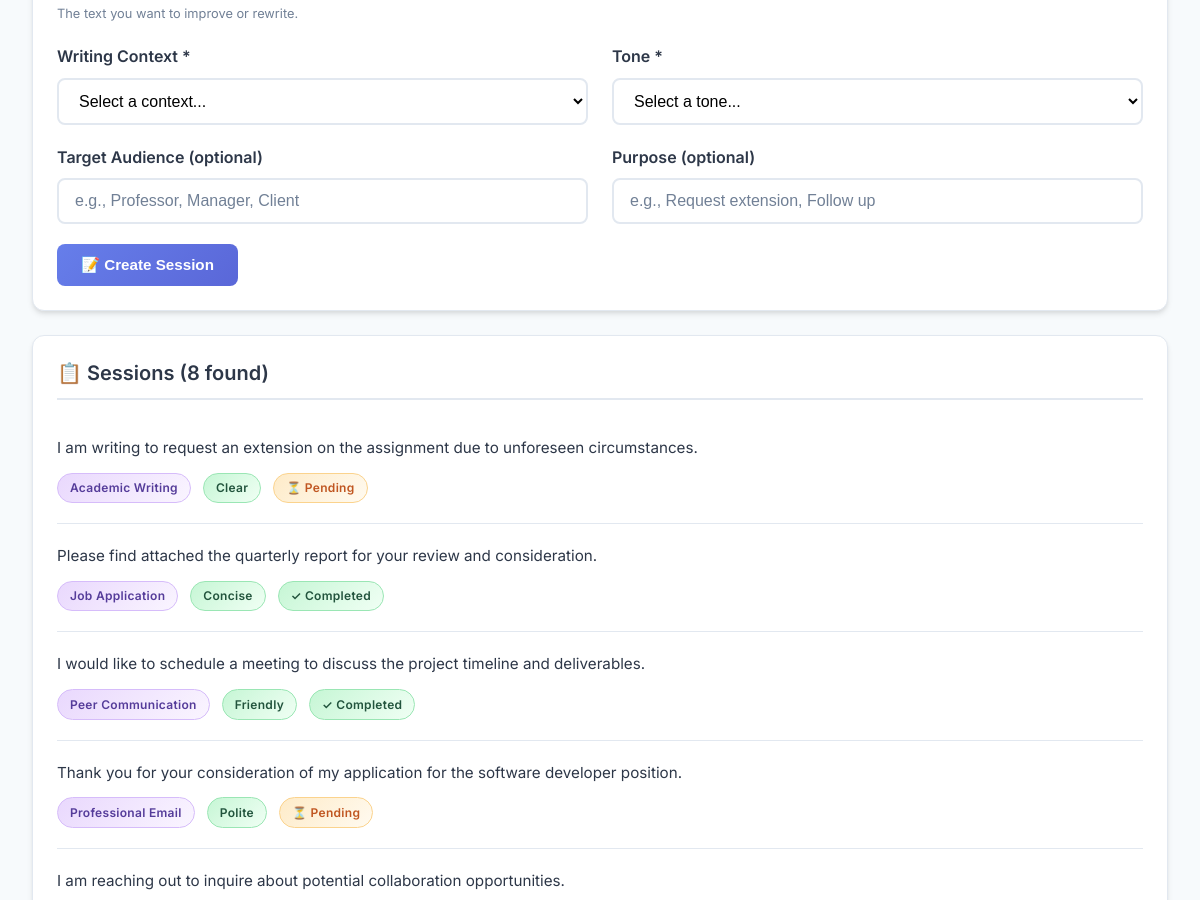
/sessions/search/ (signed in, middle part), run on an earlier commit of the app's database.
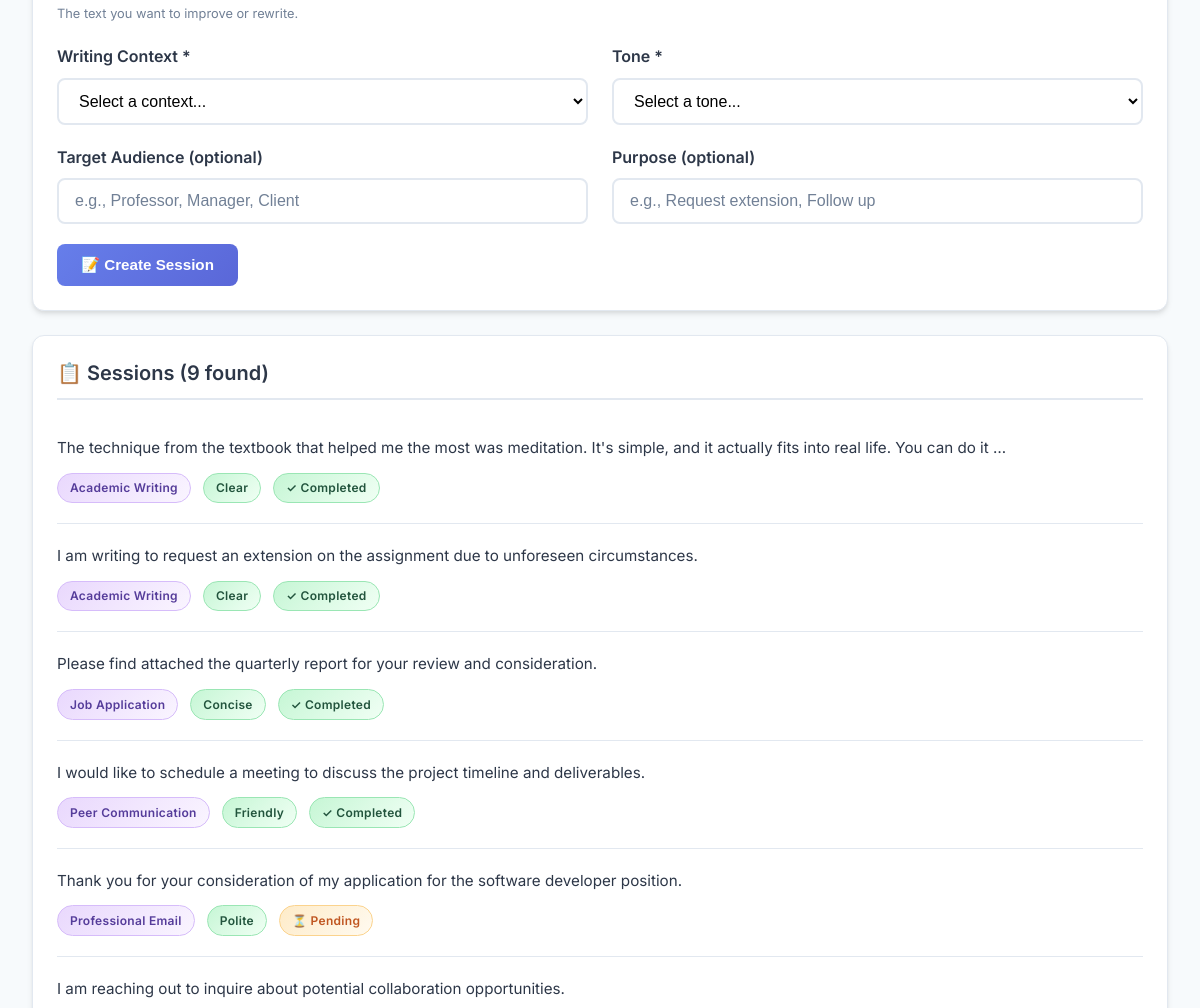
And on a later commit of the database.
### rewrites/models.py (models this page shows, shortened)
class RewriteSession(models.Model):
    original_text = models.TextField(
        validators=[MinLengthValidator(10)],
        help_text="The original text submitted by the user for rewriting"
    )
    user = models.ForeignKey(
        settings.AUTH_USER_MODEL,
        on_delete=models.CASCADE,
        related_name='rewrite_sessions',
        null=True,
        blank=True,
        help_text="The user who created this session (null for legacy/anonymous)"
    )
    context = models.ForeignKey(
        RewriteContext,
        on_delete=models.PROTECT,
        related_name='sessions',
        help_text="The writing context selected for this rewrite"
    )
    tone = models.ForeignKey(
        ToneOption,
        on_delete=models.PROTECT,
        related_name='sessions',
        help_text="The tone selected for this rewrite"
    )
    audience = models.CharField(
        max_length=100,
        blank=True,
        default='',
        help_text="Optional: intended audience (e.g., 'professor', 'manager')"
    )
    purpose = models.CharField(
        max_length=200,
        blank=True,
        default='',
        help_text="Optional: purpose of the text (e.g., 'request extension', 'follow up')"
    )
    session_token = models.CharField(
        max_length=64,
        unique=True,
        help_text="Unique token to identify this session (for URL sharing)"
    )
    is_completed = models.BooleanField(
        default=False,
        help_text="Whether rewrites have been successfully generated"
    )
    created_at = models.DateTimeField(auto_now_add=True)
    updated_at = models.DateTimeField(auto_now=True)
    class Meta:
        ordering = ['-created_at']
        verbose_name = "Rewrite Session"
        verbose_name_plural = "Rewrite Sessions"
        constraints = [
            models.UniqueConstraint(
                fields=['original_text', 'context', 'tone'],
                name='unique_text_context_tone_combination'
            )
        ]
    def get_absolute_url(self):
        return reverse('rewrites:session_detail', kwargs={'pk': self.pk})

class RewriteContext(models.Model):
    name = models.CharField(
        max_length=100,
        unique=True,
        help_text="Name of the writing context (e.g., 'Professional Email')"
    )
    description = models.TextField(
        help_text="Detailed description of when this context should be used"
    )
    guidelines = models.TextField(
        help_text="Specific guidelines for the LLM when rewriting in this context"
    )
    is_active = models.BooleanField(
        default=True,
        help_text="Whether this context is available for users to select"
    )
    created_at = models.DateTimeField(auto_now_add=True)
    updated_at = models.DateTimeField(auto_now=True)
    class Meta:
        ordering = ['name']
        verbose_name = "Rewrite Context"
        verbose_name_plural = "Rewrite Contexts"

class ToneOption(models.Model):
    name = models.CharField(
        max_length=50,
        unique=True,
        help_text="Name of the tone (e.g., 'Polite', 'Professional')"
    )
    description = models.TextField(
        help_text="Description of what this tone conveys"
    )
    prompt_modifier = models.TextField(
        help_text="Instructions added to the LLM prompt to achieve this tone"
    )
    intensity_level = models.PositiveSmallIntegerField(
        default=5,
        help_text="Intensity level from 1 (subtle) to 10 (strong)"
    )
    is_active = models.BooleanField(
        default=True,
        help_text="Whether this tone is available for users to select"
    )
    created_at = models.DateTimeField(auto_now_add=True)
    updated_at = models.DateTimeField(auto_now=True)
    class Meta:
        ordering = ['name']
        verbose_name = "Tone Option"
        verbose_name_plural = "Tone Options"

### rewrites/views.py (the view, shortened to what this page needs)
# urls.py: path('sessions/search/', views.SessionSearchView.as_view(), name='session_search'),  # CBV with GET/POST
class SessionSearchView(LoginRequiredMixin, ListView):
    login_url = 'rewrites:login'
    model = RewriteSession
    template_name = 'rewrites/session_search.html'
    context_object_name = 'sessions'
    def get_queryset(self):
        queryset = RewriteSession.objects.select_related('context', 'tone').all()
        q = self.request.GET.get('q', '')
        context_filter = self.request.GET.get('context', '')
        if q:
            queryset = queryset.filter(
                Q(original_text__icontains=q) |
                Q(audience__icontains=q)
            )
        if context_filter:
            queryset = queryset.filter(context__id=context_filter)
        return queryset
    def get_context_data(self, **kwargs):
        context = super().get_context_data(**kwargs)
        context['title'] = 'Search & Create Sessions'
        context['contexts'] = RewriteContext.objects.filter(is_active=True)
        context['tones'] = ToneOption.objects.filter(is_active=True)
        context['search_query'] = self.request.GET.get('q', '')
        context['context_filter'] = self.request.GET.get('context', '')
        context['success_message'] = self.request.GET.get('success', '')
        return context

### rewrites/templates/rewrites/session_search.html (shortened to what this page needs)
{% extends 'base.html' %}
{% block content %}
<div class="card">
    <form method="POST" action="{% url 'rewrites:session_search' %}">
        <div class="form-group">
            <p class="form-help">The text you want to improve or rewrite.</p>
        </div>
        <div class="grid-2">
            <div class="form-group">
                <label for="post_context">Writing Context *</label>
                <select id="post_context" name="context" class="form-control" required>
                    <option value="">Select a context...</option>
                </select>
            </div>
            <div class="form-group">
                <label for="post_tone">Tone *</label>
                <select id="post_tone" name="tone" class="form-control" required>
                    <option value="">Select a tone...</option>
                </select>
            </div>
        </div>
        <div class="grid-2">
            <div class="form-group">
                <label for="audience">Target Audience (optional)</label>
                <input type="text" id="audience" name="audience" class="form-control"
                       placeholder="e.g., Professor, Manager, Client"
                       value="{% if form_data %}{{ form_data.audience }}{% endif %}">
            </div>
            <div class="form-group">
                <label for="purpose">Purpose (optional)</label>
                <input type="text" id="purpose" name="purpose" class="form-control"
                       placeholder="e.g., Request extension, Follow up"
                       value="{% if form_data %}{{ form_data.purpose }}{% endif %}">
            </div>
        </div>
        <button type="submit" class="btn btn-primary">📝 Create Session</button>
    </form>
</div>
<div class="card">
    <h3>📋 Sessions ({{ sessions|length }} found)</h3>
    {% for session in sessions %}
    <div class="session-item">
        <div class="text-preview">
            <a href="{{ session.get_absolute_url }}">
                {{ session.original_text|truncatewords:25 }}
            </a>
        </div>
        <div class="session-meta">
            <span class="badge badge-context">{{ session.context.name }}</span>
            <span class="badge badge-tone">{{ session.tone.name }}</span>
            {% if session.is_completed %}
            <span class="badge badge-completed">✓ Completed</span>
            {% else %}
            <span class="badge badge-pending">⏳ Pending</span>
            {% endif %}
        </div>
    </div>
    {% empty %}
    <div class="empty-state">
        <h3>No Sessions Found</h3>
        <p>No sessions match your search criteria, or there are no sessions yet.</p>
        <p>Create a new session using the form above!</p>
    </div>
    {% endfor %}
</div>
{% endblock %}

What changed in the data, as far as the page shows it:
added RewriteSession: original_text "The technique from the textbook that helped me the most was meditation. It's simple, and it actually fits into real life. You can do it …", context.name "Academic Writing", tone.name "Clear", is_completed "✓ Completed"
changed RewriteSession (number 2 of 6 on the later page): is_completed "⏳ Pending" → "✓ Completed"
Also different on the page:
{{ sessions|length }}: "8" → "9"
